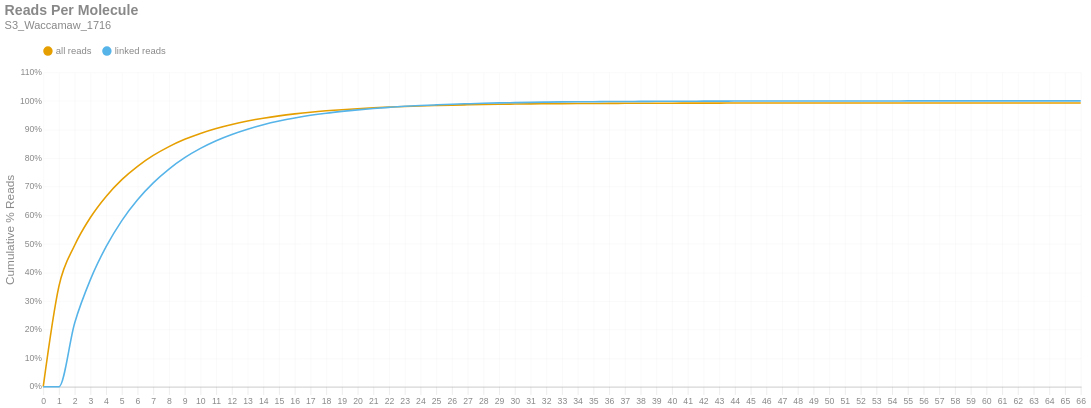

Write notebook code for a chart like this one.
### Markdown cell above
### Reads per Molecule
This chart shows the cumulative distribution of the number of reads per linked molecule. That is, how many alignments are associated with a unique molecule. This excludes the number of reads associated with invalid or absent linked-read barcodes. The `linked` histogram is the percentages recalculated when disregarding singletons.

### Code cell
if SKIPLR:
    print_html(f"Skipped")
else:
    counts = np.bincount(valids['reads'].cast(pl.Int64).to_numpy())
    weighted = counts * np.arange(len(counts))
    all_perc = weighted / n_reads
    linked_perc = weighted / n_linked_reads
    linked_perc[1] = 0
    binned_df = pl.DataFrame({
        'readsper': list(range(len(counts))),
        'all reads (cumsum)': np.cumsum(all_perc).tolist(),
        'linked reads (cumsum)': np.cumsum(linked_perc).tolist(),
    })

    with SafeRender(binned_df):
        (
            density_plot(binned_df, 'Reads Per Molecule', samplename, 'readspmol')
            .encode(
                x=alt.X('readsper:O', title=None).axis(labelAngle=0).scale(padding=0),
                y=alt.Y('value:Q', title='Cumulative % Reads').axis(format='%').stack(False),
                color=alt.Color("key:N").scale(domain=["all reads", "linked reads"]),
                tooltip=[
                    alt.Tooltip("key:N", title="Data Type"),
                    alt.Tooltip("readsper:O", title="Reads Per Molecule"),
                    alt.Tooltip("value:Q", format=".2%", title="% Reads (Cum.)")
                ]            
            )
        ).display()

### Figure 1 — Vega-Lite specification as saved in the notebook (floating-point values rounded to 4 significant figures)
{"width": "container", "height": 400, "config": {"title": {"anchor": "start", "dy": -15, "fontSize": 18, "color": "#888888", "subtitleColor": "#888888", "subtitleFontSize": 14}, "arc": {"fill": "#0072B2"}, "axis": {"domainColor": "#888888", "domainWidth": 0.5, "gridWidth": 0.2, "grid": false, "titleFontWeight": 400, "titleFontSize": 15, "labelFontSize": 11, "labelColor": "#888888", "tickColor": "#888888", "tickWidth": 0.2, "titleColor": "#888888"}, "axisBand": {"grid": false}, "axisX": {"grid": true, "tickSize": 10, "domainCap": "round"}, "axisY": {"domain": false, "grid": true, "tickSize": 0, "domainCap": "round"}, "background": "transparent", "header": {"labelFontSize": 15, "labelColor": "#888888", "titleFontSize": 15, "titleFontWeight": 600, "titleColor": "#888888"}, "legend": {"labelFont": "sans-serif", "labelFontSize": 12, "labelColor": "#888888", "symbolSize": 100, "symbolType": "circle", "titleFontSize": 12, "titlePadding": 10, "titleColor": "#888888", "title": null, "orient": "top"}, "range": {"category": ["#E69F00", "#56B4E9", "#009E73", "#F0E442", "#0072B2", "#D55E00", "#CC79A7", "#000000"], "diverging": ["#cfe8f3", "#a2d4ec", "#73bfe2", "#46abdb", "#1696d2", "#12719e"]}, "area": {"fill": "#0072B2", "fillOpacity": 0.7, "line": true, "strokeOpacity": 0.7}, "line": {"color": "#0072B2", "stroke": "#0072B2", "strokeWidth": 2}, "trail": {"color": "#0072B2", "stroke": "#0072B2", "strokeWidth": 0, "size": 1}, "point": {"filled": true, "fillOpacity": 1.0, "size": 95}, "text": {"color": "#888888", "fontSize": 11, "align": "right", "fontWeight": 400, "size": 11}, "bar": {"fill": "#0072B2", "stroke": null}, "view": {"stroke": null, "continuousWidth": 660, "continuousHeight": 400}}, "data": {"name": "data-465770436b1d588a12f9f7bbb5dc0b3c"}, "mark": {"type": "line", "interpolate": "monotone", "point": {"opacity": 0, "size": 275}}, "encoding": {"color": {"field": "key", "scale": {"domain": ["all reads", "linked reads"]}, "type": "nominal"}, "tooltip": [{"field": "key", "title": "Data Type", "type": "nominal"}, {"field": "readsper", "title": "Reads Per Molecule", "type": "ordinal"}, {"field": "value", "format": ".2%", "title": "% Reads (Cum.)", "type": "quantitative"}], "x": {"axis": {"labelAngle": 0}, "field": "readsper", "scale": {"padding": 0}, "title": null, "type": "ordinal"}, "y": {"axis": {"format": "%"}, "field": "value", "stack": false, "title": "Cumulative % Reads", "type": "quantitative"}}, "params": [{"name": "param_c36ac31b6afebe62", "select": {"type": "point", "fields": ["key"]}, "bind": "legend"}], "title": {"text": "Reads Per Molecule", "subtitle": "S3_Waccamaw_1716"}, "transform": [{"fold": ["all reads (cumsum)", "linked reads (cumsum)"]}, {"calculate": "replace(datum.key, ' (cumsum)', '')", "as": "key"}, {"filter": {"param": "param_c36ac31b6afebe62"}}], "usermeta": {"embedOptions": {"downloadFileName": "S3_Waccamaw_1716.readspmol"}}, "$schema": "https://vega.github.io/schema/vega-lite/v6.1.0.json", "datasets": {"data-465770436b1d588a12f9f7bbb5dc0b3c": [{"readsper": 0, "all reads (cumsum)": 0.0, "linked reads (cumsum)": 0.0}, {"readsper": 1, "all reads (cumsum)": 0.352, "linked reads (cumsum)": 0.0}, {"readsper": 2, "all reads (cumsum)": 0.4948, "linked reads (cumsum)": 0.2229}, {"readsper": 3, "all reads (cumsum)": 0.592, "linked reads (cumsum)": 0.3745}, {"readsper": 4, "all reads (cumsum)": 0.6659, "linked reads (cumsum)": 0.4898}, {"readsper": 5, "all reads (cumsum)": 0.7245, "linked reads (cumsum)": 0.5813}, {"readsper": 6, "all reads (cumsum)": 0.7712, "linked reads (cumsum)": 0.6542}, {"readsper": 7, "all reads (cumsum)": 0.8091, "linked reads (cumsum)": 0.7134}, {"readsper": 8, "all reads (cumsum)": 0.8401, "linked reads (cumsum)": 0.7617}, {"readsper": 9, "all reads (cumsum)": 0.8655, "linked reads (cumsum)": 0.8014}, {"readsper": 10, "all reads (cumsum)": 0.8863, "linked reads (cumsum)": 0.8337}, {"readsper": 11, "all reads (cumsum)": 0.9035, "linked reads (cumsum)": 0.8607}, {"readsper": 12, "all reads (cumsum)": 0.9175, "linked reads (cumsum)": 0.8826}, {"readsper": 13, "all reads (cumsum)": 0.9293, "linked reads (cumsum)": 0.901}, {"readsper": 14, "all reads (cumsum)": 0.9393, "linked reads (cumsum)": 0.9166}, {"readsper": 15, "all reads (cumsum)": 0.9476, "linked reads (cumsum)": 0.9295}, {"readsper": 16, "all reads (cumsum)": 0.9545, "linked reads (cumsum)": 0.9402}, {"readsper": 17, "all reads (cumsum)": 0.9604, "linked reads (cumsum)": 0.9495}, {"readsper": 18, "all reads (cumsum)": 0.9653, "linked reads (cumsum)": 0.9571}, {"readsper": 19, "all reads (cumsum)": 0.9693, "linked reads (cumsum)": 0.9633}, {"readsper": 20, "all reads (cumsum)": 0.9727, "linked reads (cumsum)": 0.9687}, {"readsper": 21, "all reads (cumsum)": 0.9758, "linked reads (cumsum)": 0.9734}, {"readsper": 22, "all reads (cumsum)": 0.9783, "linked reads (cumsum)": 0.9774}, {"readsper": 23, "all reads (cumsum)": 0.9806, "linked reads (cumsum)": 0.981}, {"readsper": 24, "all reads (cumsum)": 0.9824, "linked reads (cumsum)": 0.9838}, {"readsper": 25, "all reads (cumsum)": 0.9839, "linked reads (cumsum)": 0.9861}, {"readsper": 26, "all reads (cumsum)": 0.9853, "linked reads (cumsum)": 0.9883}, {"readsper": 27, "all reads (cumsum)": 0.9864, "linked reads (cumsum)": 0.9901}, {"readsper": 28, "all reads (cumsum)": 0.9875, "linked reads (cumsum)": 0.9917}, {"readsper": 29, "all reads (cumsum)": 0.9883, "linked reads (cumsum)": 0.993}, {"readsper": 30, "all reads (cumsum)": 0.9889, "linked reads (cumsum)": 0.994}, {"readsper": 31, "all reads (cumsum)": 0.9895, "linked reads (cumsum)": 0.9949}, {"readsper": 32, "all reads (cumsum)": 0.99, "linked reads (cumsum)": 0.9957}, {"readsper": 33, "all reads (cumsum)": 0.9905, "linked reads (cumsum)": 0.9964}, {"readsper": 34, "all reads (cumsum)": 0.9909, "linked reads (cumsum)": 0.997}, {"readsper": 35, "all reads (cumsum)": 0.9911, "linked reads (cumsum)": 0.9973}, {"readsper": 36, "all reads (cumsum)": 0.9913, "linked reads (cumsum)": 0.9977}, {"readsper": 37, "all reads (cumsum)": 0.9915, "linked reads (cumsum)": 0.998}, {"readsper": 38, "all reads (cumsum)": 0.9917, "linked reads (cumsum)": 0.9982}, {"readsper": 39, "all reads (cumsum)": 0.9918, "linked reads (cumsum)": 0.9985}, {"readsper": 40, "all reads (cumsum)": 0.992, "linked reads (cumsum)": 0.9988}, {"readsper": 41, "all reads (cumsum)": 0.9921, "linked reads (cumsum)": 0.999}, {"readsper": 42, "all reads (cumsum)": 0.9922, "linked reads (cumsum)": 0.9991}, {"readsper": 43, "all reads (cumsum)": 0.9923, "linked reads (cumsum)": 0.9992}, {"readsper": 44, "all reads (cumsum)": 0.9924, "linked reads (cumsum)": 0.9994}, {"readsper": 45, "all reads (cumsum)": 0.9924, "linked reads (cumsum)": 0.9995}, {"readsper": 46, "all reads (cumsum)": 0.9925, "linked reads (cumsum)": 0.9995}, {"readsper": 47, "all reads (cumsum)": 0.9925, "linked reads (cumsum)": 0.9996}, {"readsper": 48, "all reads (cumsum)": 0.9926, "linked reads (cumsum)": 0.9996}, {"readsper": 49, "all reads (cumsum)": 0.9926, "linked reads (cumsum)": 0.9997}, {"readsper": 50, "all reads (cumsum)": 0.9926, "linked reads (cumsum)": 0.9998}, {"readsper": 51, "all reads (cumsum)": 0.9926, "linked reads (cumsum)": 0.9998}, {"readsper": 52, "all reads (cumsum)": 0.9927, "linked reads (cumsum)": 0.9999}, {"readsper": 53, "all reads (cumsum)": 0.9927, "linked reads (cumsum)": 0.9999}, {"readsper": 54, "all reads (cumsum)": 0.9927, "linked reads (cumsum)": 0.9999}, {"readsper": 55, "all reads (cumsum)": 0.9928, "linked reads (cumsum)": 1.0}, {"readsper": 56, "all reads (cumsum)": 0.9928, "linked reads (cumsum)": 1.0}, {"readsper": 57, "all reads (cumsum)": 0.9928, "linked reads (cumsum)": 1.0}, {"readsper": 58, "all reads (cumsum)": 0.9928, "linked reads (cumsum)": 1.0}, {"readsper": 59, "all reads (cumsum)": 0.9928, "linked reads (cumsum)": 1.0}, {"readsper": 60, "all reads (cumsum)": 0.9928, "linked reads (cumsum)": 1.0}, {"readsper": 61, "all reads (cumsum)": 0.9928, "linked reads (cumsum)": 1.0}, {"readsper": 62, "all reads (cumsum)": 0.9928, "linked reads (cumsum)": 1.0}, {"readsper": 63, "all reads (cumsum)": 0.9928, "linked reads (cumsum)": 1.0}, {"readsper": 64, "all reads (cumsum)": 0.9928, "linked reads (cumsum)": 1.0}, {"readsper": 65, "all reads (cumsum)": 0.9928, "linked reads (cumsum)": 1.0}, {"readsper": 66, "all reads (cumsum)": 0.9928, "linked reads (cumsum)": 1.0}]}}
